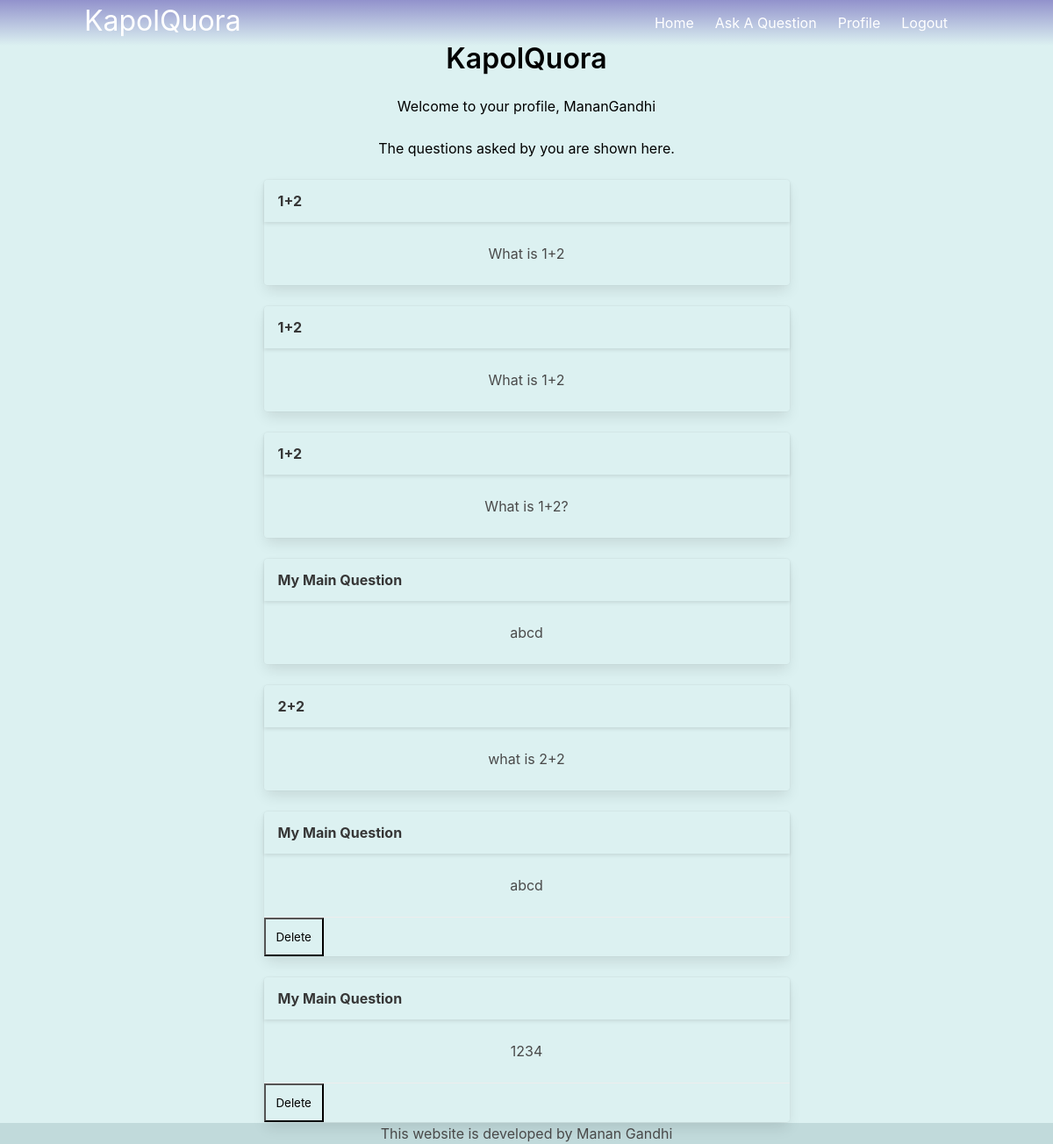
The app's page /profile (signed in), older data.
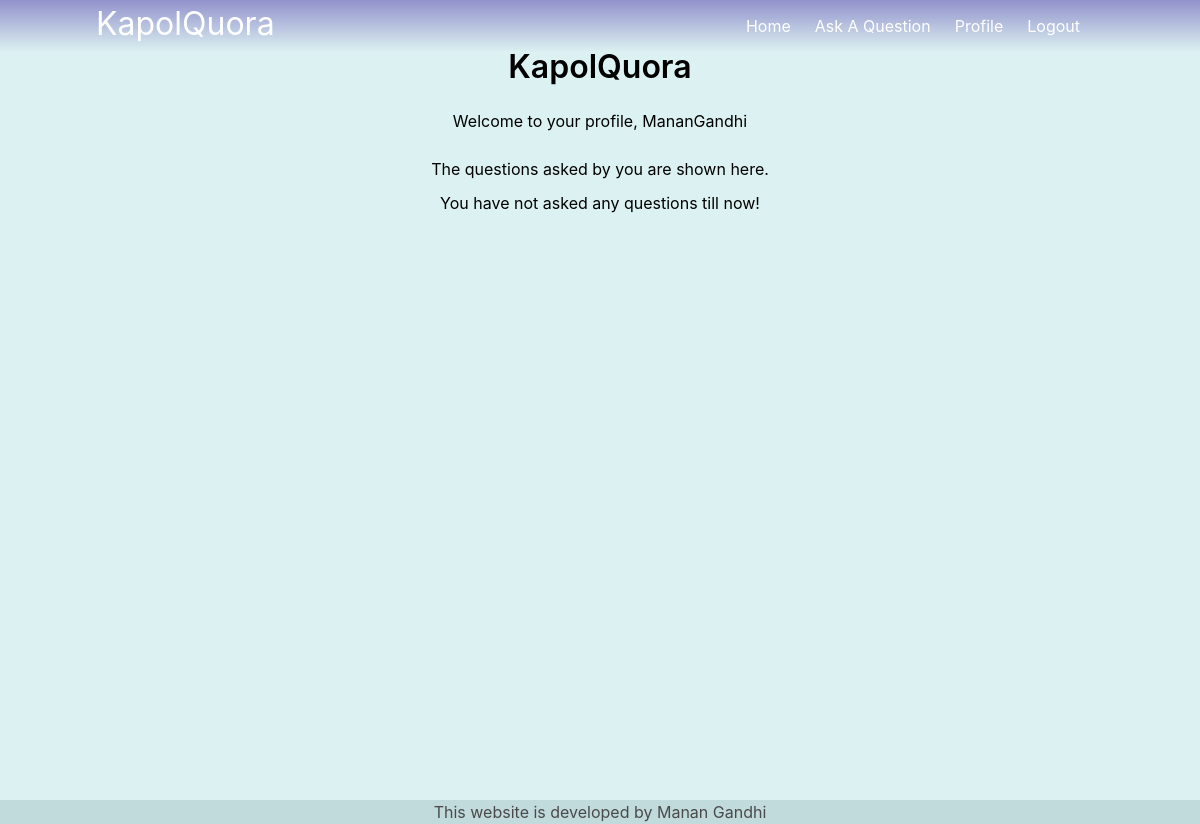
The same page, newer data.
### models.py (models this page shows)
class Questions(db.Model):
    sno=db.Column(db.Integer, primary_key=True)
    question=db.Column(db.String(1000))
    description=db.Column(db.String(100000))
    author=db.Column(db.String(1000))
    std=db.Column(db.Integer())
    answer=db.Column(db.String(100000))
    subject=db.Column(db.String(100))

### main.py (the view)
@main.route('/profile')
@login_required
def profile():
    return render_template('profile.html', data=Questions.query.filter(Questions.author==current_user.name).all(), user=current_user.name)

### initial.py (called while the page is built)
def create_app():
    app = Flask(__name__)
    app.config['FLASK_ADMIN_SWATCH'] = 'cerulean'
    app.config['SECRET_KEY'] = 'This-is-my-Secret'
    app.config['SQLALCHEMY_DATABASE_URI'] = 'sqlite:///db.sqlite'
    db.init_app(app)
    login_manager = LoginManager()
    login_manager.login_view = 'auth.login'
    login_manager.init_app(app)
    def page_not_found(e):
        return render_template('404.html'),404
    app.register_error_handler(404, page_not_found)
    from models import User
    @login_manager.user_loader
    def load_user(user_id):
        return User.query.get(int(user_id))
    from auth import auth as auth_blueprint
    app.register_blueprint(auth_blueprint)
    from main import main as main_blueprint
    app.register_blueprint(main_blueprint)
    return app

### templates/profile.html (shortened to what this page needs)
{% extends "base.html" %}
{% block content %}
<div style="position:relative; top:0%; text-align: center;">
<h1 class="title" style="color:black">KapolQuora</h1>
<h2 style="color:black">Welcome to your profile, {{user}}</h2><br>
<h5 style="color:black">The questions asked by you are shown here.</h5>
{% if data %}
{% for x in data %}
<br>
<div class="card" style="text-align: center; margin:auto; width: 50%; background-color: transparent;">
    <div class="card-header" style="align-content: center;">
      <p class="card-header-title" style="align-content: center;">
        {{x.question}}
      </p>
    </div>
    <div class="card-content">
      <div class="content">
            {{x.description}}
        <br>
      </div>
    </div>
    {% if not x.answer %}
    <footer class="card-footer" id="answers-area-{{x.sno}}"><form action="/delete" method="POST"><input name="sno" type="text" value="{{x.sno}}" hidden><button class="card-footer-item" style="background-color: transparent; margin:auto;">Delete</button></form></footer>
    {% endif %}
  </div>
</div>
{% endfor %}
{% else %}
    <h4 style="padding-top:10px; color:black">You have not asked any questions till now!</h4>
{% endif %}
{% endblock %}

Row changes from the older to the newer data that the page shows:
removed Questions: question "1+2", description "What is 1+2"
removed Questions: question "1+2", description "What is 1+2"
removed Questions: question "1+2", description "What is 1+2?"
removed Questions: question "My Main Question", description "abcd"
removed Questions: question "2+2", description "what is 2+2"
removed Questions: question "My Main Question", description "abcd"
removed Questions: question "My Main Question", description "1234"
Text that changed along with them:
text now shown: "You have not asked any questions till now!"
